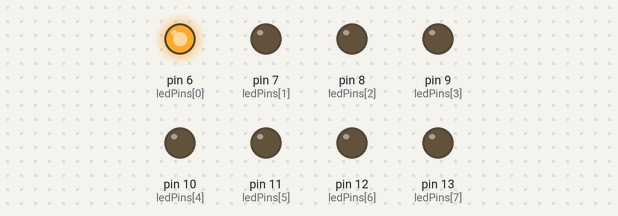
This sketch was run on a simulated Arduino Uno, built with avr-gcc and run on an emulated ATmega328P. Parts: output pins drawn as LEDs (lit = HIGH).

Above: at 0.05 s.
At 0.35 s:
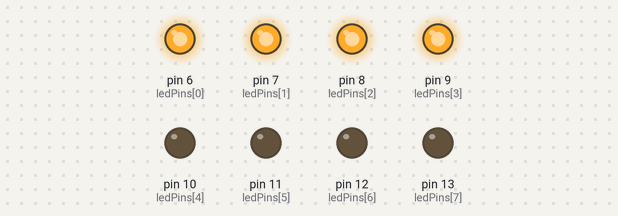
At 0.85 s:
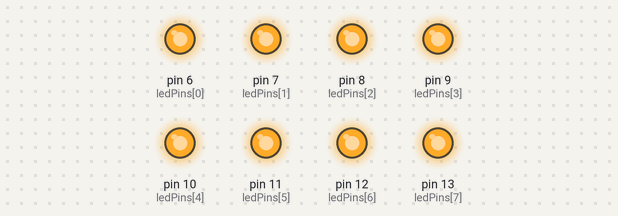
At 1.55 s:
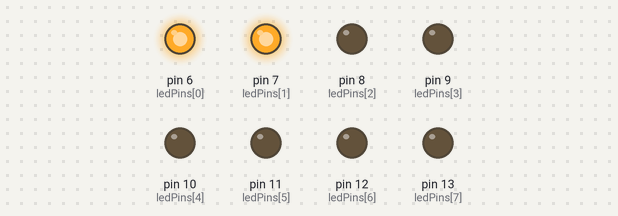
At 2.45 s:
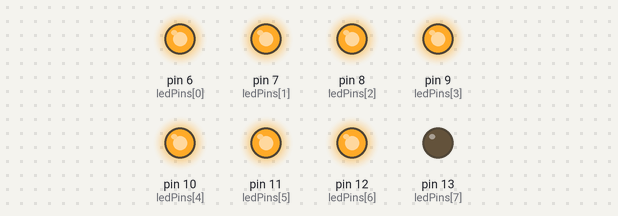
At 4.05 s:
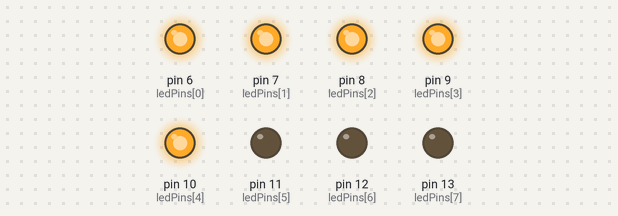
Timing chart, 0 to 4.3 s (numbered marks = the images above):
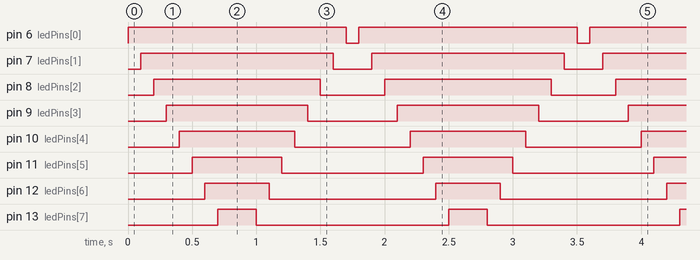

The sketch:

8LED_arrays_Loops.ino
```cpp
//LED Pin Variables

int ledPins[] = {6,7,8,9,10,11,12,13};


void setup()
{
  for (int i=0;i<8;i++){
    pinMode(ledPins[i],OUTPUT);
  }
}

void loop()
{
  //Loops turning each LED on one after another
  for(int i = 0; i <= 8; i++){
    digitalWrite(ledPins[i], HIGH);
    delay(100);
  }
  //Loops turning each LED off one after another
  for(int i = 8; i >= 0; i--){
    digitalWrite(ledPins[i], LOW);
    delay(100);
  }

}
```

Measured:
- by itself, pin 6 (ledPins[0]): alternates HIGH for 1.7 s and LOW for 0.10 s
- by itself, pin 7 (ledPins[1]): alternates HIGH for 1.5 s and LOW for 0.30 s
- by itself, pin 8 (ledPins[2]): alternates HIGH for 1.3 s and LOW for 0.50 s
- by itself, pin 9 (ledPins[3]): alternates HIGH for 1.1 s and LOW for 0.70 s
- by itself, pin 10 (ledPins[4]): alternates HIGH for 0.90 s and LOW for 0.90 s
- by itself, pin 11 (ledPins[5]): alternates HIGH for 0.70 s and LOW for 1.1 s
- by itself, pin 12 (ledPins[6]): alternates HIGH for 0.50 s and LOW for 1.3 s
- by itself, pin 13 (ledPins[7]): alternates HIGH for 0.30 s and LOW for 1.5 s
